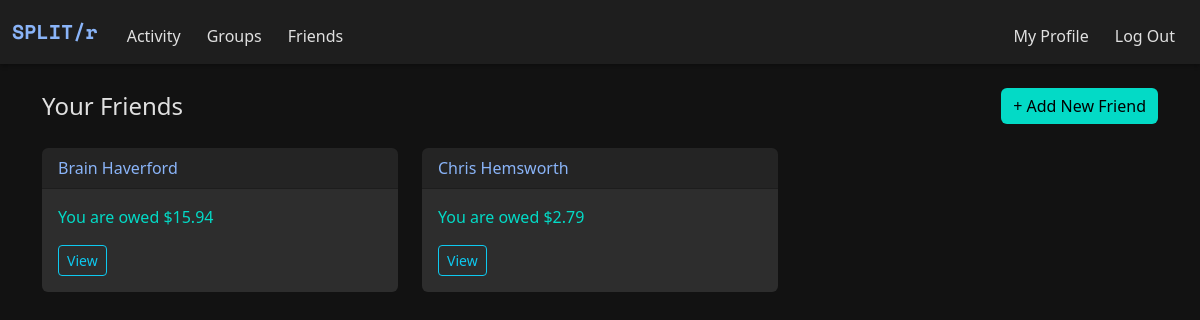
The page /friends (signed in) on the database its author committed.
### models.py (models this page shows, shortened)
class User(db.Model):
    __tablename__ = "users"
    id = db.Column(db.Integer, primary_key=True)
    name = db.Column(db.String(100), nullable=False)
    username = db.Column(db.String(50), unique=True, nullable=False)
    password = db.Column(db.String(200), nullable=False)
    expenses_paid = db.relationship(
        "Expense",
        backref="payer",
        foreign_keys="Expense.paid_by_id",
        )
    splits = db.relationship(
        "ExpenseSplit",
        backref="user",
        foreign_keys="ExpenseSplit.user_id",
        )

### app.py (the view)
@app.route("/friends")
@login_required
def friends_page():
    user_id = session.get("user_id")
    user = User.query.get(user_id)
    friend_groups = [
        g for g in user.groups if g.is_friend_group and len(g.users) == 2
    ]
    entries = []
    for group in friend_groups:
        friend = next(u for u in group.users if u.id != user_id)
        entries.append({
            "id": group.id,
            "name": friend.name,
            "balance": group.get_user_balance(user_id)
        })
    return render_template(
        "entities_list.html",
        title="Friends",
        header="Your Friends",
        action_url="/create_friend",
        action_text="+ Add New Friend",
        entries=entries,
        is_friend_view=True,
        empty_message="You don't have any friends added yet. \
            Add one to get started!"
    )

### helper.py (called while the page is built)
def login_required(f):
    @wraps(f)
    def decorated_function(*args, **kwargs):
        if "user_id" not in session:
            flash("You must be logged in to view this page.", "danger")
            return redirect("/login")
        return f(*args, **kwargs)
    return decorated_function

def currency(amount, currency_code=None):
    symbols = {
        "USD": "$",
        "EUR": "€",
        "INR": "₹",
        "GBP": "£",
        "JPY": "¥",
    }
    currency_code = (currency_code or
                     current_app.config.get("DEFAULT_CURRENCY", "USD")).upper()
    symbol = symbols.get(currency_code, "")
    return f"{symbol}{amount:,.2f}"

### models.py (called while the page is built)
    def get_user_balance(self, user_id):
        balance = 0.0
        for expense in self.expenses:
            for split in expense.splits:
                if split.user_id == user_id:
                    balance -= split.amount
            if expense.paid_by_id == user_id:
                balance += expense.amount
        return balance

### templates/entities_list.html (shortened to what this page needs)
{% extends "layout.html" %}
{% block main %}
<div class="container py-4">
    <div class="d-flex justify-content-between align-items-center mb-4">
        <h4 class="mb-0">{{ header }}</h4>
        <a href="{{ action_url }}" class="btn btn-success ms-auto">{{ action_text }}</a>
    </div>
    {% if entries %}
        <div class="row">
            {% for entry in entries %}
                <div class="col-md-6 col-lg-4 mb-4">
                    <div class="card">
                        <div class="card-header">{{ entry.name }}</div>
                        <div class="card-body">
                            {% set balance = entry.balance %}
                            {% if balance < 0 %}
                                <p class="text-danger-custom">You owe {{ currency(-balance) }}</p>
                            {% elif balance > 0 %}
                                <p class="text-success-custom">You are owed {{ currency(balance) }}</p>
                            {% else %}
                                <p class="text-muted-custom">All settled up</p>
                            {% endif %}
                            <a href="{{ url_for('friend_page' if is_friend_view else 'group_page', group_id=entry.id) }}"
                                class="btn btn-outline-info btn-sm">View</a>
                        </div>
                    </div>
                </div>
            {% endfor %}
        </div>
    {% else %}
        <div class="alert alert-secondary">{{ empty_message }}</div>
    {% endif %}
</div>
{% endblock %}

### static/style.css (style rules this page uses)
:root { --dark-bg: #121212; --dark-secondary: #1e1e1e; --dark-tertiary: #2d2d2d; --text-primary: #e0e0e0; --text-secondary: #a0a0a0; --accent-color: #8ab4f8; --danger-color: #cf6679; --success-color: #03dac6; }
html, body { height: 100%; margin: 0; padding: 0; background-color: var(--dark-bg); color: var(--text-primary); display: flex; flex-direction: column; }
body { background-color: var(--dark-bg); color: var(--text-primary); min-height: 100vh; display: flex; flex-direction: column; }
.text-success-custom { color: var(--success-color) !important; }
.card { background-color: var(--dark-tertiary); border: none; margin-bottom: 20px; color: var(--text-secondary); }
.card-header { background-color: rgba(0, 0, 0, 0.2); color: var(--accent-color); font-weight: 500; }
.card-text, .card-body, .card .display-6 { color: var(--text-secondary); }
.btn-primary, .btn-danger, .btn-success { border: none; }
.btn-success { background-color: var(--success-color); color: #000; }

### rows shown on the page
User: name "Brain Haverford", currency "$15.94"
User: name "Chris Hemsworth", currency "$2.79"

### other values the page prints
{{ header }} "Your Friends"
{{ action_text }} "+ Add New Friend"
